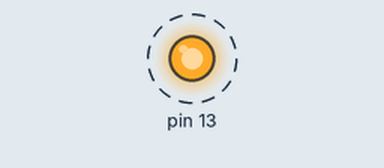
This sketch was run on a simulated Arduino Uno, built with avr-gcc and run on an emulated ATmega328P. Parts: output pins drawn as LEDs (lit = HIGH). Dashed ring = blinking.

Above: at 0.2 s.
Timing chart, 0 to 3.0 s (numbered marks = the images above):
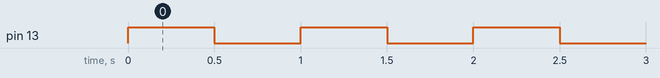

Measured:
- by itself, pin 13: alternates HIGH for 0.50 s and LOW for 0.50 s

The sketch:

blinkRobot.ino
```cpp
void setup() {
  // put your setup code here, to run once:
  pinMode(13,OUTPUT); //13 -> The number pin where the power is coming from


}

void loop() {
  // put your main code here, to run repeatedly:
  digitalWrite(13, HIGH); //turn on LED by making voltage High level
  delay(500); //wait for a second
  digitalWrite(13, LOW); //turn off the LED by making voltage low
  delay(500); //wait for a second
}
```
